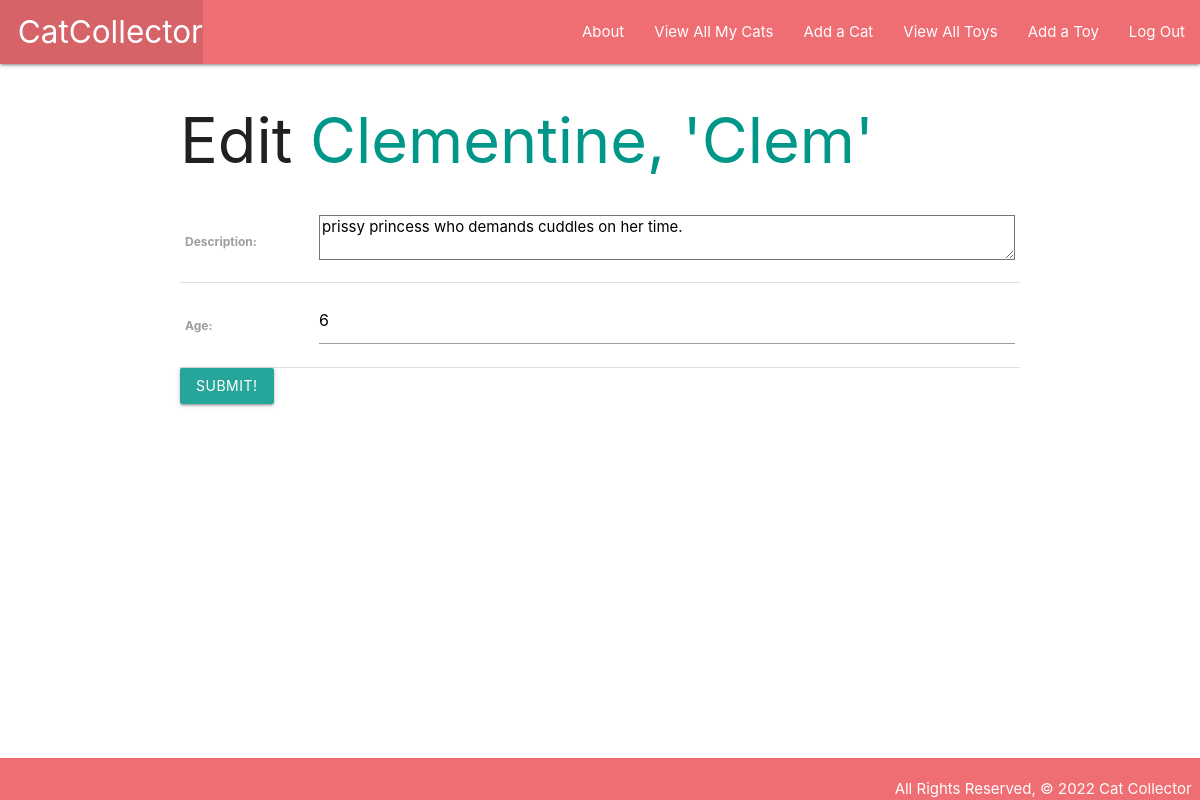
The page /cats/1/update/ (signed in) on the database as committed earlier.
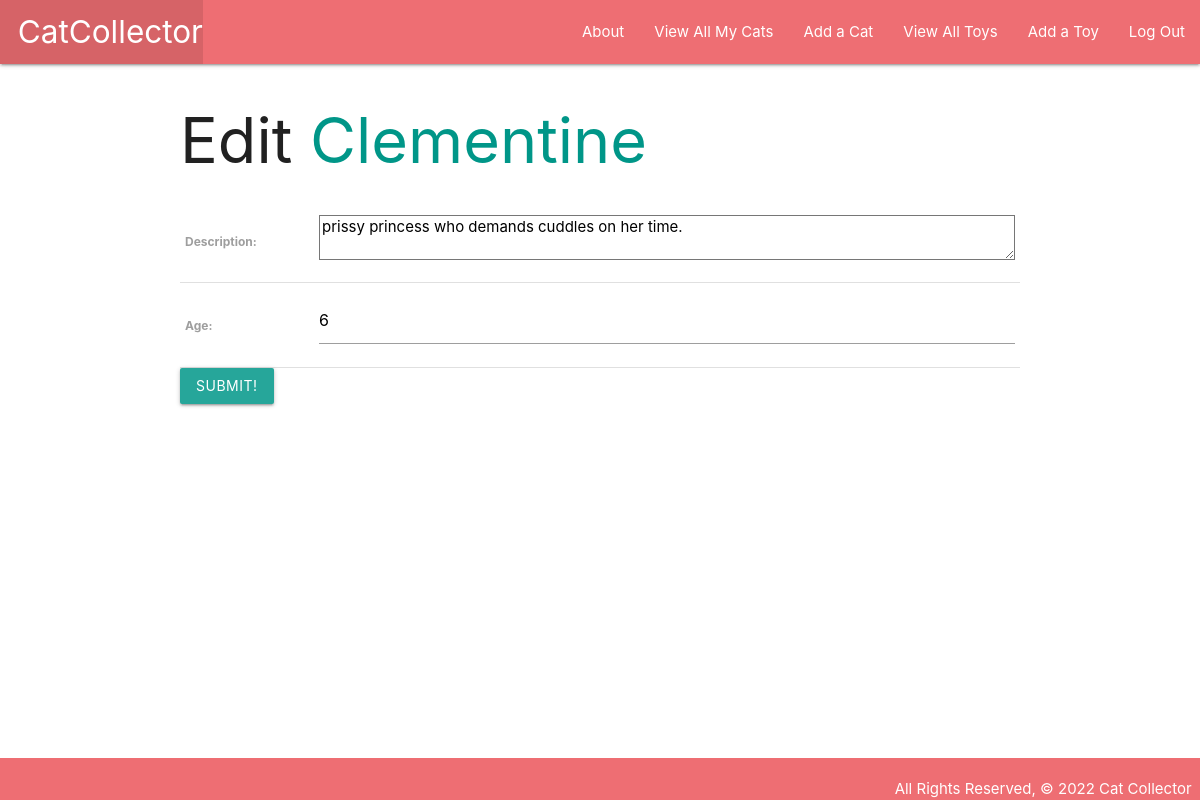
The same page on the database as committed later.
### main_app/models.py (models this page shows, shortened)
class Cat(models.Model):
    name = models.CharField(max_length=100)
    breed = models.CharField(max_length=100)
    description = models.TextField(max_length=250)
    age = models.IntegerField()
    toys = models.ManyToManyField(Toy)
    user = models.ForeignKey(User, on_delete=models.CASCADE) # here making a cat

### main_app/views.py (the view)
# urls.py: path('cats/<int:pk>/update/', views.CatUpdate.as_view(), name='cat_update'),
class CatUpdate(LoginRequiredMixin, UpdateView):
    model = Cat
    fields = ['description', 'age']

### main_app/templates/main_app/cat_form.html (shortened to what this page needs)
{% extends 'base.html' %} {% block content %}
{% if object %}
<h1>Edit <span class="teal-text">{{ object.name}}</span></h1>
{% else %}
<h1>Add Cat</h1>
{% endif %}
<form action="" method="POST">
    <table>
        {{ form.as_table }}
    </table>
    <input type="submit" value="Submit!" class="btn" />
</form>
{% endblock %}

Rows that differ between the two databases and show on the page:
changed Cat "prissy princess who demands cuddles on her time.": name "Clementine, 'Clem'" → "Clementine"
